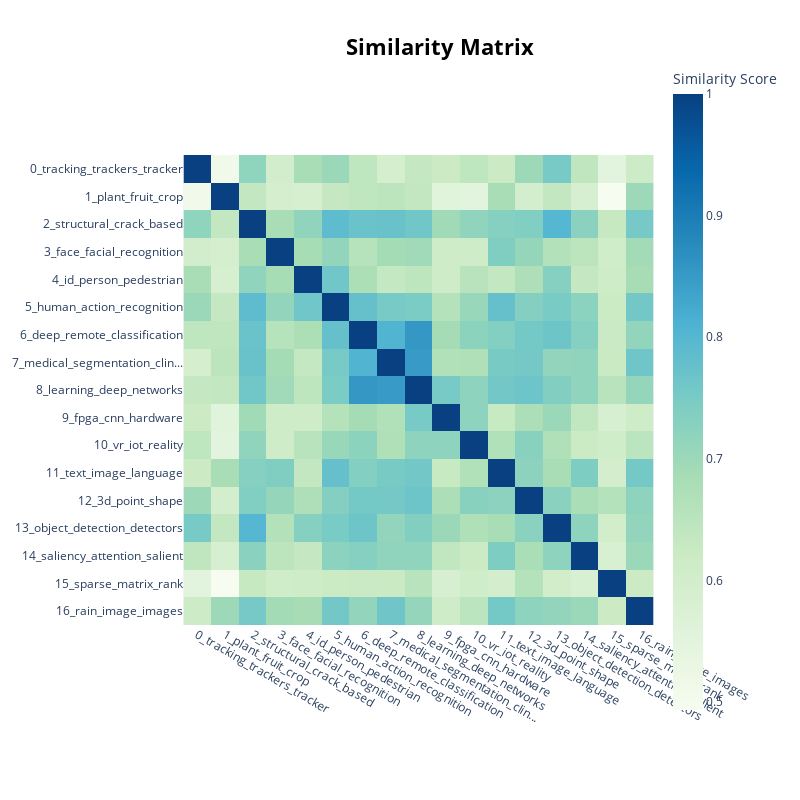

Notebook source saved alongside this figure:
### Code cell
model.visualize_heatmap()

### Figure 1 — Plotly figure (JSON) as saved in the notebook; plotly's stock layout.template omitted (floating-point values rounded to 4 significant figures; data arrays with more than 128 entries replaced by an {"elided": "..."} marker saying what was removed)
{"data": [{"coloraxis": "coloraxis", "hovertemplate": "x: %{x}<br>y: %{y}<br>Similarity Score: %{z}<extra></extra>", "name": "0", "type": "heatmap", "x": ["0_tracking_trackers_tracker", "1_plant_fruit_crop", "2_structural_crack_based", "3_face_facial_recognition", "4_id_person_pedestrian", "5_human_action_recognition", "6_deep_remote_classification", "7_medical_segmentation_clin...", "8_learning_deep_networks", "9_fpga_cnn_hardware", "10_vr_iot_reality", "11_text_image_language", "12_3d_point_shape", "13_object_detection_detectors", "14_saliency_attention_salient", "15_sparse_matrix_rank", "16_rain_image_images"], "xaxis": "x", "y": ["0_tracking_trackers_tracker", "1_plant_fruit_crop", "2_structural_crack_based", "3_face_facial_recognition", "4_id_person_pedestrian", "5_human_action_recognition", "6_deep_remote_classification", "7_medical_segmentation_clin...", "8_learning_deep_networks", "9_fpga_cnn_hardware", "10_vr_iot_reality", "11_text_image_language", "12_3d_point_shape", "13_object_detection_detectors", "14_saliency_attention_salient", "15_sparse_matrix_rank", "16_rain_image_images"], "yaxis": "y", "z": {"elided": "17x17 float values"}}], "layout": {"coloraxis": {"colorbar": {"title": {"text": "Similarity Score"}}, "colorscale": [[0, "rgb(247,252,240)"], [0.125, "rgb(224,243,219)"], [0.25, "rgb(204,235,197)"], [0.375, "rgb(168,221,181)"], [0.5, "rgb(123,204,196)"], [0.625, "rgb(78,179,211)"], [0.75, "rgb(43,140,190)"], [0.875, "rgb(8,104,172)"], [1, "rgb(8,64,129)"]]}, "height": 800, "hoverlabel": {"bgcolor": "white", "font": {"family": "Rockwell", "size": 16}}, "legend": {"title": {"text": "Trend"}}, "margin": {"t": 60}, "showlegend": true, "title": {"font": {"color": "Black", "size": 22}, "text": "<b>Similarity Matrix</b>", "x": 0.55, "xanchor": "center", "y": 0.95, "yanchor": "top"}, "width": 800, "xaxis": {"anchor": "y", "constrain": "domain", "domain": [0, 1], "scaleanchor": "y"}, "yaxis": {"anchor": "x", "autorange": "reversed", "constrain": "domain", "domain": [0, 1]}}}
